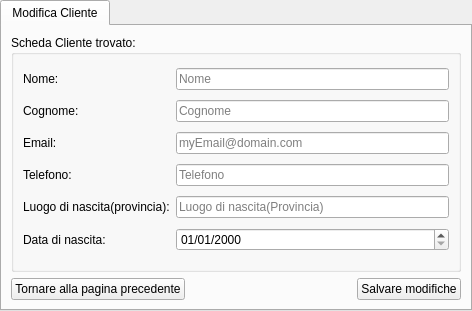
<?xml version="1.0" encoding="UTF-8"?>
<ui version="4.0">
 <class>tabwidgetModificaCliente</class>
 <widget class="QTabWidget" name="tabwidgetModificaCliente">
  <property name="geometry">
   <rect>
    <x>0</x>
    <y>0</y>
    <width>472</width>
    <height>311</height>
   </rect>
  </property>
  <property name="windowTitle">
   <string>Struttura Alberghiera</string>
  </property>
  <widget class="QWidget" name="tab">
   <attribute name="title">
    <string>Modifica Cliente</string>
   </attribute>
   <layout class="QGridLayout" name="gridLayout_2">
    <item row="1" column="3">
     <widget class="QPushButton" name="btnSalvaModifiche">
      <property name="text">
       <string>Salvare modifiche</string>
      </property>
     </widget>
    </item>
    <item row="1" column="1" colspan="2">
     <spacer name="horizontalSpacer">
      <property name="orientation">
       <enum>Qt::Horizontal</enum>
      </property>
      <property name="sizeHint" stdset="0">
       <size>
        <width>40</width>
        <height>20</height>
       </size>
      </property>
     </spacer>
    </item>
    <item row="1" column="0">
     <widget class="QPushButton" name="btnTornareIndietro">
      <property name="text">
       <string>Tornare alla pagina precedente</string>
      </property>
     </widget>
    </item>
    <item row="0" column="0" colspan="4">
     <widget class="QGroupBox" name="groupboxSchedaClienteTrovato">
      <property name="title">
       <string>Scheda Cliente trovato:</string>
      </property>
      <layout class="QGridLayout" name="gridLayout">
       <item row="3" column="1">
        <widget class="QLineEdit" name="lineeditEmail">
         <property name="text">
          <string/>
         </property>
         <property name="placeholderText">
          <string>myEmail@domain.com</string>
         </property>
        </widget>
       </item>
       <item row="6" column="0">
        <widget class="QLabel" name="labelDataDiNascita">
         <property name="text">
          <string>Data di nascita:</string>
         </property>
        </widget>
       </item>
       <item row="0" column="1">
        <widget class="QLineEdit" name="lineeditNome">
         <property name="text">
          <string/>
         </property>
         <property name="placeholderText">
          <string>Nome</string>
         </property>
        </widget>
       </item>
       <item row="4" column="0">
        <widget class="QLabel" name="labelTelefono">
         <property name="text">
          <string>Telefono:</string>
         </property>
        </widget>
       </item>
       <item row="2" column="1">
        <widget class="QLineEdit" name="lineeditCognome">
         <property name="text">
          <string/>
         </property>
         <property name="placeholderText">
          <string>Cognome</string>
         </property>
        </widget>
       </item>
       <item row="0" column="0">
        <widget class="QLabel" name="labelNome">
         <property name="text">
          <string>Nome:</string>
         </property>
        </widget>
       </item>
       <item row="4" column="1">
        <widget class="QLineEdit" name="lineeditTelefono">
         <property name="text">
          <string/>
         </property>
         <property name="placeholderText">
          <string>Telefono</string>
         </property>
        </widget>
       </item>
       <item row="3" column="0">
        <widget class="QLabel" name="labelEmail">
         <property name="text">
          <string>Email:</string>
         </property>
        </widget>
       </item>
       <item row="5" column="1">
        <widget class="QLineEdit" name="lineeditLuogoDiNascitaProvincia">
         <property name="text">
          <string/>
         </property>
         <property name="placeholderText">
          <string>Luogo di nascita(Provincia)</string>
         </property>
        </widget>
       </item>
       <item row="5" column="0">
        <widget class="QLabel" name="labelLuogoDiNascitaProvincia">
         <property name="text">
          <string>Luogo di nascita(provincia):</string>
         </property>
        </widget>
       </item>
       <item row="2" column="0">
        <widget class="QLabel" name="labelCognome">
         <property name="text">
          <string>Cognome:</string>
         </property>
        </widget>
       </item>
       <item row="6" column="1">
        <widget class="QDateEdit" name="dateeditDataDiNascita">
         <property name="displayFormat">
          <string>dd/MM/yyyy</string>
         </property>
        </widget>
       </item>
      </layout>
     </widget>
    </item>
   </layout>
  </widget>
 </widget>
 <resources/>
 <connections/>
</ui>
